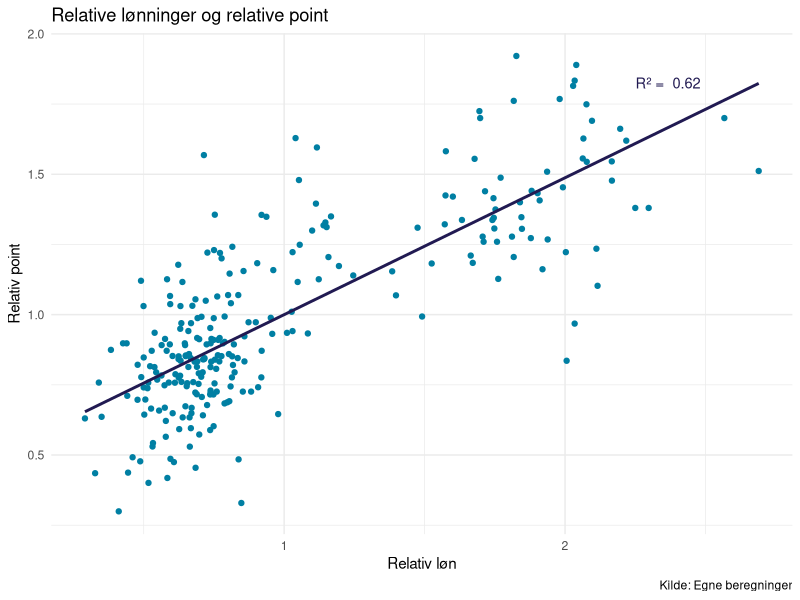
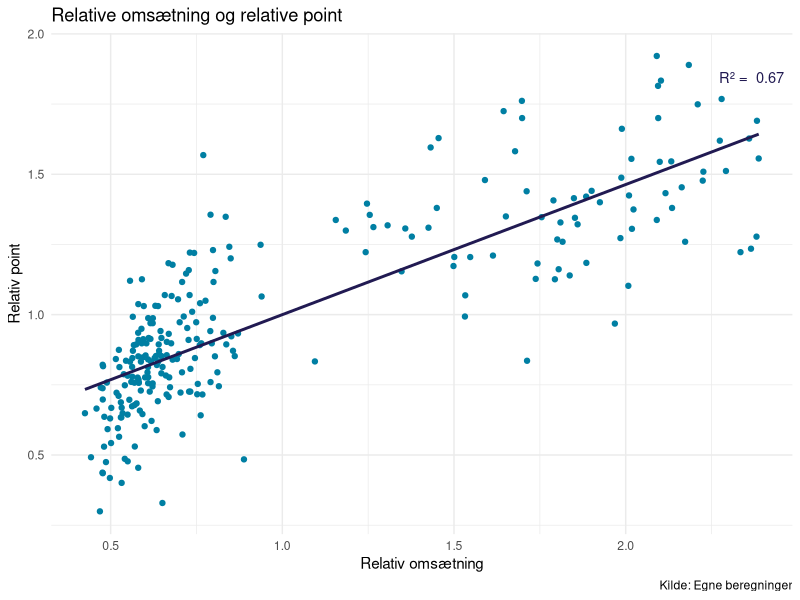

Recreate these plots in R, in order.
## ---- chunk 1
knitr::opts_chunk$set(echo = TRUE)
## ---- chunk 2
library(readxl)
library(dplyr)
library(ggplot2)
data <- read_excel("data.xlsx", range = "A1:G261")

#laver relative revenue og lønninger
df <- data %>%
  group_by(season) %>%
  mutate(relative_revenue = revenue / mean(revenue)) %>%
  mutate(revenue_Zscore = (revenue - mean(revenue)) / sd(revenue)) %>%
  mutate(relative_wage = wage / mean(wage)) %>%
  mutate(wage_Zscore = (wage - mean(wage)) / sd(wage)) %>%
  ungroup()

#laver SRS og relativ point
df <- df %>%
  group_by(season) %>%
  mutate(relative_point = points / mean(points)) %>%
  mutate(point_Zscore = (points - mean(points)) / sd(points)) %>%
  mutate(ppg = points / 38) %>% 
  mutate(ppg_Zscore = (points - mean(points)) / sd(points)) %>%
  ungroup() %>%
  mutate('w%r' = wage / revenue)
## ---- chunk 3
model1 <- lm(relative_point ~ relative_wage, data = df)
r_squared1 <- summary(model1)$r.squared

ggplot(df, aes(x = relative_wage, y = relative_point)) +
  geom_point(color = "#007fa3") +
  geom_smooth(method = "lm", se = FALSE, color = "#211A52") +
  theme_minimal() +
    labs(title = "Relative lønninger og relative point",
       y = "Relativ point", 
       x = "Relativ løn",
       caption = "Kilde: Egne beregninger") + 
  annotate("text", x = max(df$relative_wage) * 0.88, y = max(df$relative_point) * 0.95,
           label = paste("R² = ", round(r_squared1, 2)), color = "#211A52", size = 3.7)

## ---- chunk 4
model2 <- lm(relative_point ~ relative_revenue, data = df)
r_squared2 <- summary(model2)$r.squared

ggplot(df, aes(x = relative_revenue, y = relative_point)) +
  geom_point(color = "#007fa3") +
  geom_smooth(method = "lm", se = FALSE, color = "#211A52") +
  theme_minimal() +
    labs(title = "Relative omsætning og relative point",
       y = "Relativ point", 
       x = "Relativ omsætning",
       caption = "Kilde: Egne beregninger") +
  annotate("text", x = max(df$relative_wage) * 0.88, y = max(df$relative_point) * 0.96,
           label = paste("R² = ", round(r_squared2, 2)), color = "#211A52", size = 3.7)

